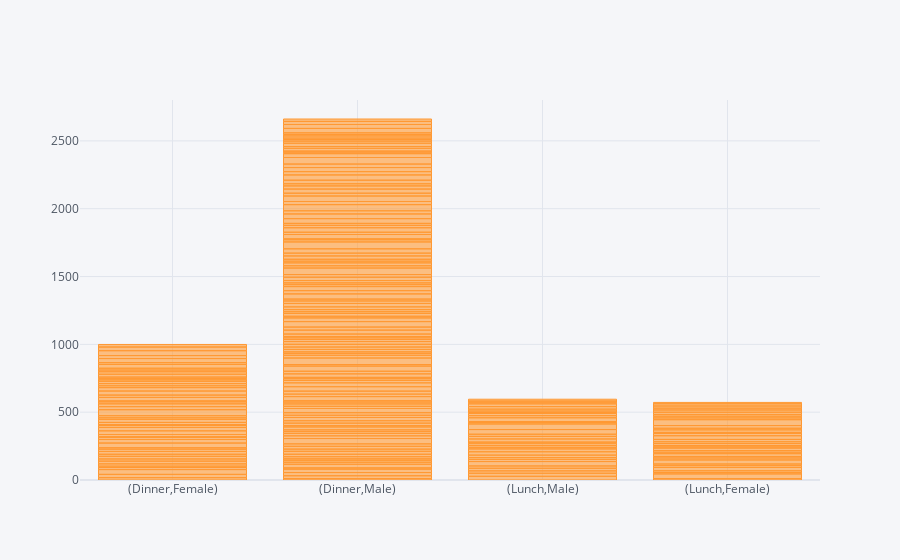

Source (notebook cell):
### Code cell
dataset.iplot(kind = 'bar',x = ['time','sex'],y = 'total_bill')         # refer the second bar

### Figure 1 — Plotly figure (JSON) as saved in the notebook; plotly's stock layout.template omitted (floating-point values rounded to 4 significant figures; data arrays with more than 128 entries replaced by an {"elided": "..."} marker saying what was removed)
{"data": [{"marker": {"color": "rgba(255, 153, 51, 0.6)", "line": {"color": "rgba(255, 153, 51, 1.0)", "width": 1}}, "name": "total_bill", "orientation": "v", "text": "", "type": "bar", "x": {"elided": "244 str values"}, "y": {"elided": "244 float values"}}], "layout": {"legend": {"bgcolor": "#F5F6F9", "font": {"color": "#4D5663"}}, "paper_bgcolor": "#F5F6F9", "plot_bgcolor": "#F5F6F9", "title": {"font": {"color": "#4D5663"}}, "xaxis": {"gridcolor": "#E1E5ED", "showgrid": true, "tickfont": {"color": "#4D5663"}, "title": {"font": {"color": "#4D5663"}, "text": ""}, "zerolinecolor": "#E1E5ED"}, "yaxis": {"gridcolor": "#E1E5ED", "showgrid": true, "tickfont": {"color": "#4D5663"}, "title": {"font": {"color": "#4D5663"}, "text": ""}, "zerolinecolor": "#E1E5ED"}}}
